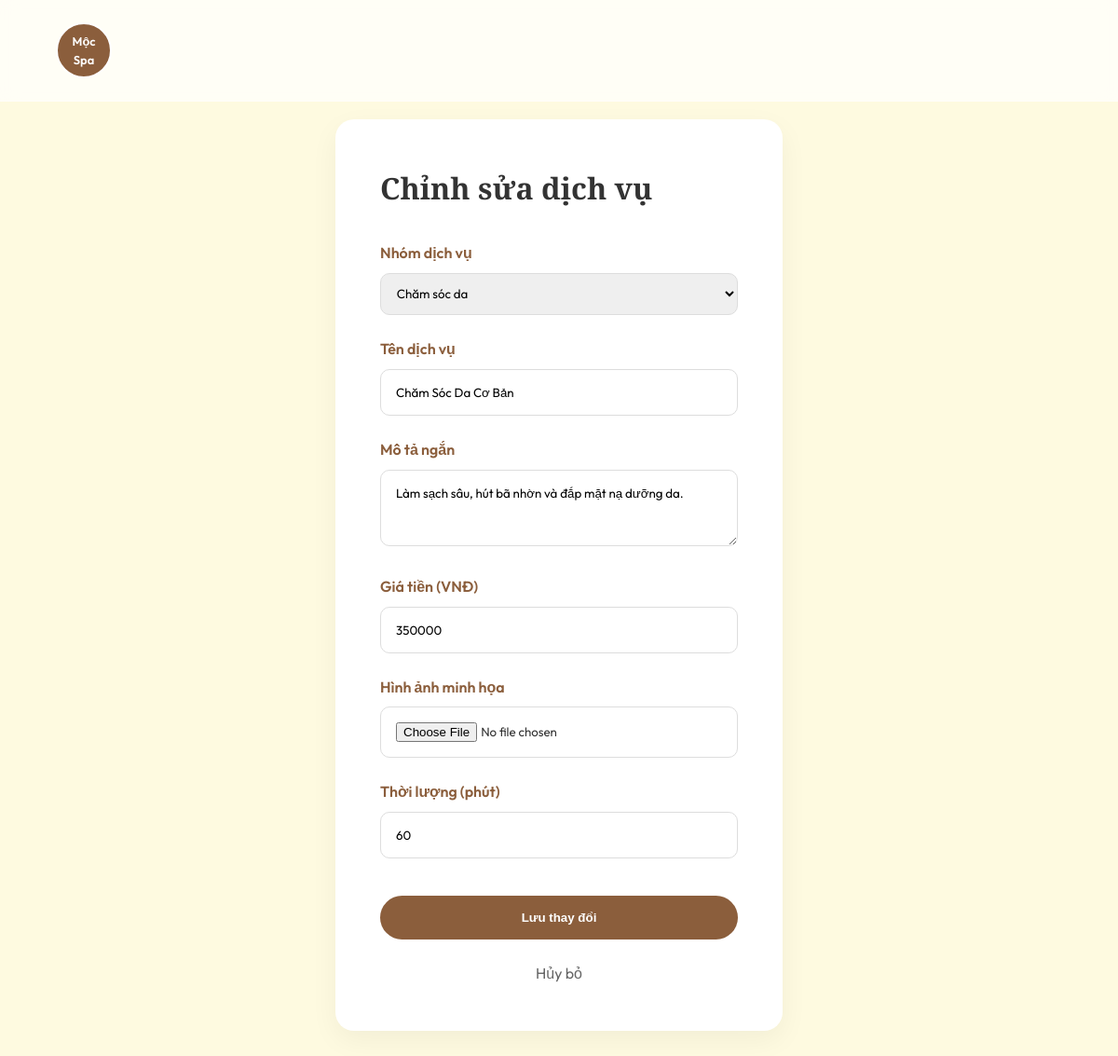
Page /manage/edit/3/ (signed in) on the committed database.
### spa_app/models.py (models this page shows, shortened)
class Service(models.Model):
    category = models.ForeignKey(Category, related_name='services', on_delete=models.CASCADE, verbose_name="Nhóm dịch vụ")
    name = models.CharField(max_length=200, verbose_name="Tên dịch vụ")
    description = models.TextField(verbose_name="Mô tả ngắn")
    price = models.DecimalField(max_digits=10, decimal_places=0, verbose_name="Giá tiền (VNĐ)")
    image = models.ImageField(upload_to='services/', verbose_name="Hình ảnh minh họa", null=True, blank=True)
    duration = models.IntegerField(default=60, verbose_name="Thời lượng (phút)")

### spa_app/views.py (the view)
# urls.py: path('manage/edit/<int:pk>/', views.edit_service, name='edit_service'),
@login_required
def edit_service(request, pk):
    service = get_object_or_404(Service, pk=pk)
    if request.method == 'POST':
        form = ServiceForm(request.POST, request.FILES, instance=service)
        if form.is_valid():
            form.save()
            return redirect('manage_services')
    else:
        form = ServiceForm(instance=service)
    return render(request, 'spa_app/service_form.html', {'form': form, 'title': 'Chỉnh sửa dịch vụ'})

### spa_app/views.py
class ServiceForm(forms.ModelForm):
    class Meta:
        model = Service
        fields = ['category', 'name', 'description', 'price', 'image', 'duration']
        widgets = {
            'category': forms.Select(attrs={'class': 'form-control'}),
            'name': forms.TextInput(attrs={'class': 'form-control'}),
            'description': forms.Textarea(attrs={'class': 'form-control', 'rows': 3}),
            'price': forms.NumberInput(attrs={'class': 'form-control'}),
            'duration': forms.NumberInput(attrs={'class': 'form-control'}),
            'image': forms.FileInput(attrs={'class': 'form-control'}),
        }

### spa_app/models.py (called while the page is built)
    def __str__(self):
        return self.name

### spa_app/templates/spa_app/service_form.html (shortened to what this page needs)
{% load static %}
<!DOCTYPE html>
<html lang="vi">
<head>
    <link rel="stylesheet" href="{% static 'spa_app/css/styles.css' %}">
</head>
<body>
    <header class="navbar">
        <div class="logo-container">
            <a href="{% url 'index' %}" style="text-decoration: none;">
                <div class="logo-circle">
                    <span>Mộc Spa</span>
                </div>
            </a>
        </div>
    </header>
    <div class="form-container">
        <div class="form-card">
            <h1>{{ title }}</h1>
            <form method="POST" enctype="multipart/form-data" style="margin-top: 2rem;">
                {% for field in form %}
                <div class="form-group">
                    <label for="{{ field.id_for_label }}">{{ field.label }}</label>
                    {{ field }}
                </div>
                {% endfor %}
                <button type="submit" class="btn-submit">Lưu thay đổi</button>
            </form>
            <a href="{% url 'manage_services' %}" class="btn-cancel">Hủy bỏ</a>
        </div>
    </div>
</body>
</html>

### spa_app/static/spa_app/css/styles.css (style rules this page uses)
:root { --primary-color: #8b5e3c; --accent-color: #d4a373; --bg-color: #fefae0; --text-color: #333; --glass-bg: rgba(255, 255, 255, 0.7); --glass-border: rgba(255, 255, 255, 0.3); }
* { margin: 0; padding: 0; box-sizing: border-box; }
body { font-family: 'Outfit', sans-serif; background-color: var(--bg-color); color: var(--text-color); line-height: 1.6; scroll-behavior: smooth; }
h1, h2, h3, h4 { font-family: 'Playfair Display', serif; }
.navbar { display: flex; justify-content: space-between; align-items: center; padding: 1.5rem 5%; position: fixed; top: 0; width: 100%; z-index: 1000; background: var(--glass-bg); backdrop-filter: blur(10px); border-bottom: 1px solid var(--glass-border); }
.logo-circle { width: 60px; height: 60px; border-radius: 50%; background: var(--primary-color); color: white; display: flex; justify-content: center; align-items: center; text-align: center; font-size: 0.8rem; font-weight: 600; padding: 5px; border: 2px solid white; }
.form-group { margin-bottom: 1.5rem; }
.form-group input, .form-group textarea { width: 100%; padding: 1rem; border: 1px solid #ddd; border-radius: 10px; font-family: inherit; transition: border-color 0.3s; }

### spa_app/templates/spa_app/service_form.html (style rules this page uses)
.form-container { padding: 8rem 5% 5rem; max-width: 600px; margin: 0 auto; }
.form-card { background: white; border-radius: 20px; padding: 3rem; box-shadow: 0 10px 30px rgba(0, 0, 0, 0.05); }
.form-group { margin-bottom: 1.5rem; }
.form-group label { display: block; margin-bottom: 0.5rem; font-weight: 600; color: var(--primary-color); }
.form-control { width: 100%; padding: 0.8rem; border: 1px solid #ddd; border-radius: 10px; font-family: inherit; }
.btn-submit { background: var(--primary-color); color: white; border: none; padding: 1rem 2rem; border-radius: 50px; font-weight: 600; cursor: pointer; width: 100%; transition: background 0.3s; margin-top: 1rem; }
.btn-cancel { display: block; text-align: center; margin-top: 1.5rem; color: #666; text-decoration: none; }

### rows in the picture
Service: form "Chăm sóc da" "Chăm Sóc Da Cơ Bản" "Làm sạch sâu, hút bã nhờn và đắp mặt nạ dưỡng da." "350000" "60"

### other values in the picture
{{ title }} "Chỉnh sửa dịch vụ"
{{ field.label }} "Nhóm dịch vụ" "Tên dịch vụ" "Mô tả ngắn" "Giá tiền (VNĐ)" "Hình ảnh minh họa" "Thời lượng (phút)"
